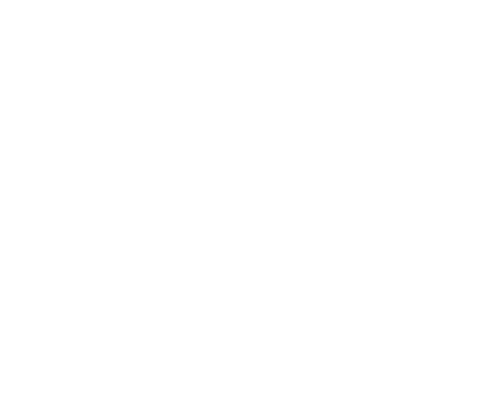
Frame 1 (no input)
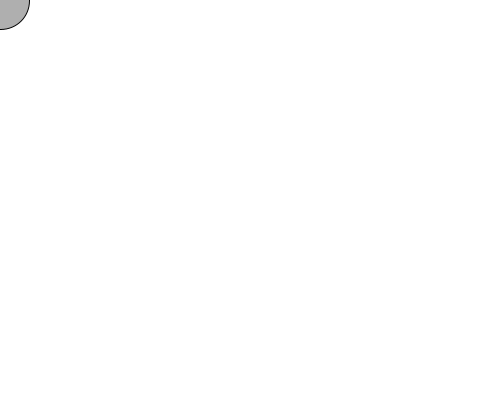
Frame 60 (the mouse pressed at the canvas centre just before this capture)
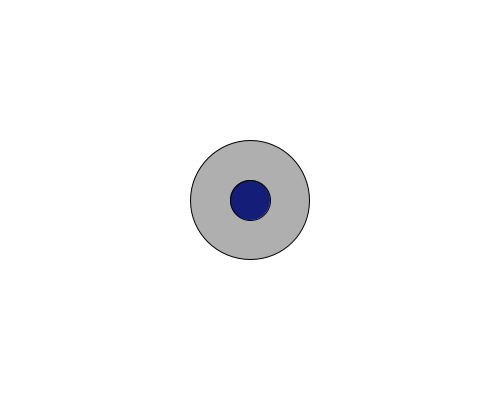
Frame 120 (the mouse held since frame 60 and released just before this capture)

The Processing sketch that drew these frames (run headless with seeded random() and noise(); from frame 60 on, the mouse is pressed at the canvas centre):

// Processing sketch: processing_70652
// ── processing_70652.pde

// Sunday, September 16th of 2012
// Creative Computing; Ben Norsky
// Devon Moscoso - Button.


// I had ... so much trouble trying to figure things out with this things. 
// The book was helpful and so were a lot of people online!

int circle_radius = 0;
int circleX = 0;
int circleY = 100;
boolean OverCircle = false;

void setup() {
  size (500,400);
}

void draw() {
  background (255);
  stroke (0);
  fill (175);
  ellipse (mouseX,mouseY,circle_radius,circle_radius);
  
if (dist (width/2, height/2, mouseX, mouseY) < circle_radius/2) {
    fill (20, 30, 120); 
    OverCircle = true;
  } 
  else {
 
    OverCircle=false;
  }
  if ((mousePressed == true) && (OverCircle == true)) {
    ellipse (mouseX, mouseY, 40, 40);
  }

  
  circle_radius ++;
  
}
